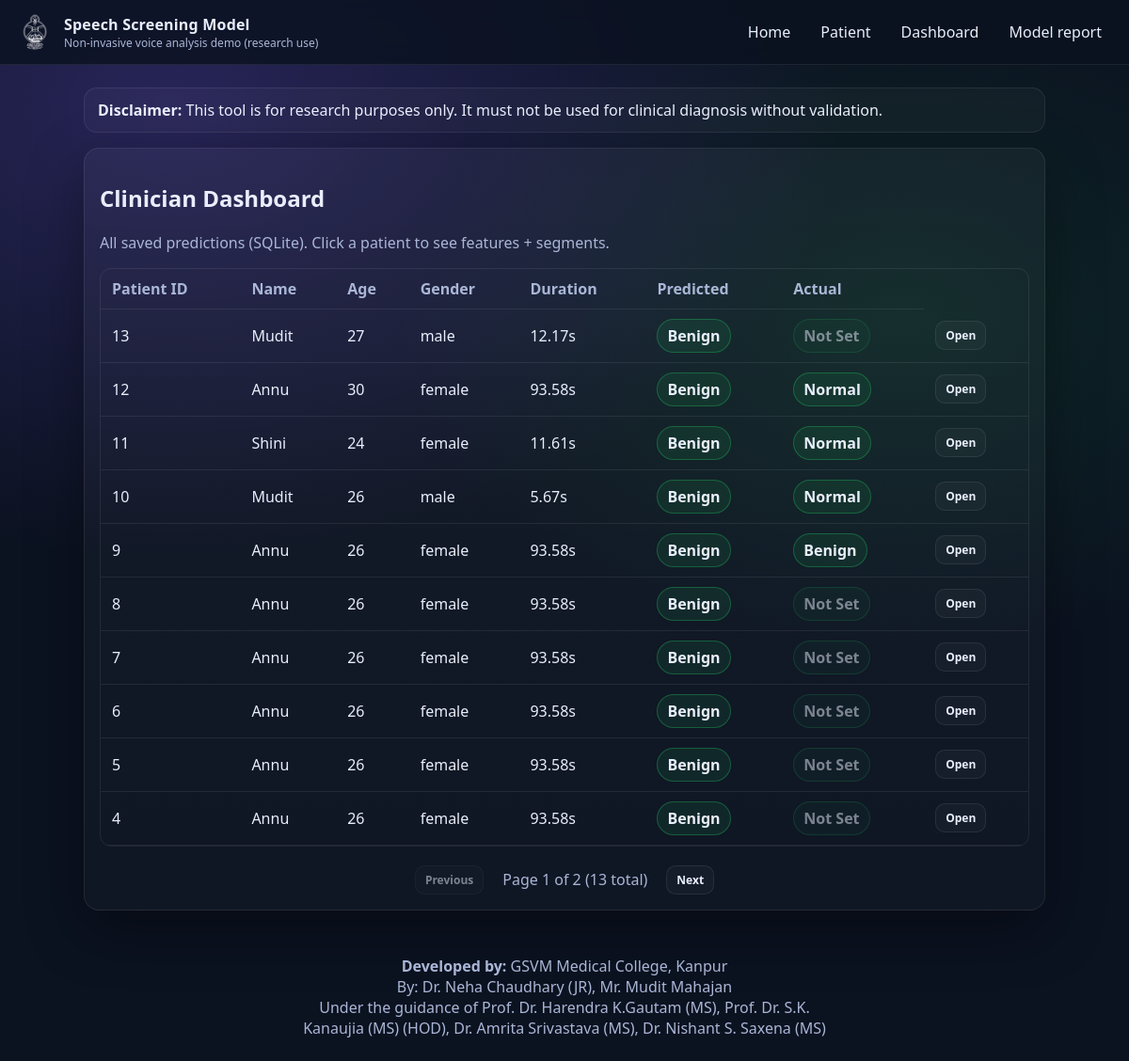
Page /dashboard on the earlier database version.
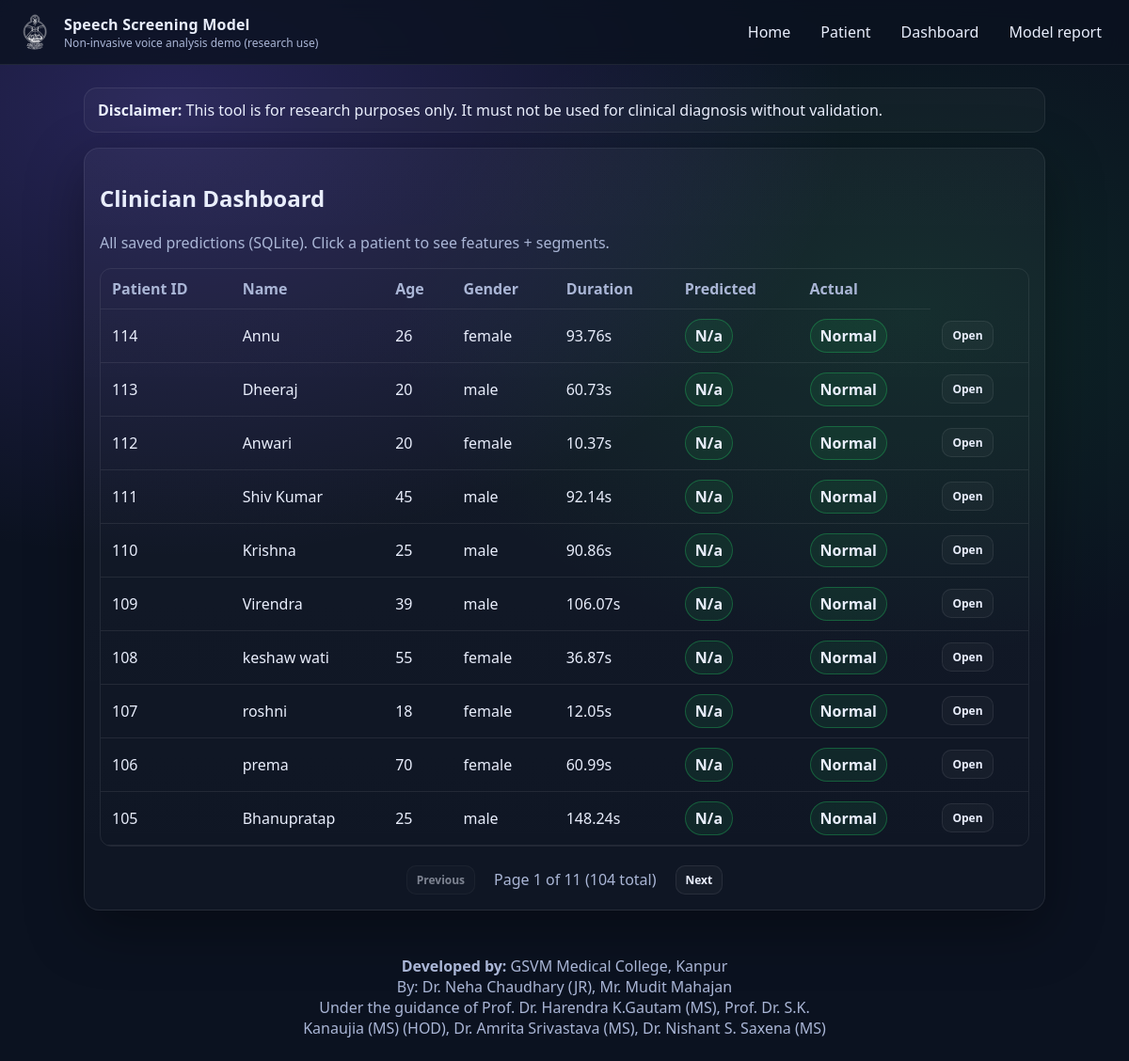
Same page on the later database version.
### app/models_db.py (models this page shows)
class Patients(SQLModel, table=True):
    id: Optional[int] = Field(default=None, primary_key = True)
    name: str
    age: int
    gender: str  # "male" / "female"
    created_at: datetime = Field(default_factory=datetime.now)
    audio_path: str
    duration_sec: float
    actual_label: Optional[str] = None
    predicted_label: Optional[str] = None
    predicted_proba_json: Optional[str] = None
    segments: list["SegmentPredictions"] = Relationship(back_populates = "patient")

### app/main.py (the view)
@app.get("/dashboard", response_class=HTMLResponse)
def dashboard(request: Request, page: int = 1, session: Session = Depends(get_session)):
    per_page = 10
    offset = (page - 1) * per_page
    total_count = session.exec(select(Patients)).all()
    total_pages = (len(total_count) + per_page - 1) // per_page
    rows = session.exec(
        select(Patients)
        .order_by(Patients.created_at.desc())
        .offset(offset)
        .limit(per_page)
        ).all()
    label_map = {
        "0": "Benign",
        "1": "Malignant",
        "2": "Normal",
    }
    mapped_rows = []
    for row in rows:
        predicted_label_display = label_map.get(
            row.predicted_label,
            row.predicted_label.capitalize() if row.predicted_label else 'N/A'
        )
        if predicted_label_display not in label_map:
            predicted_label_display = predicted_label_display.capitalize()
        actual_display = None
        if row.actual_label:
            actual_display = label_map.get(row.actual_label, row.actual_label.capitalize())
        mapped_rows.append({
            "id": row.id,
            "name": row.name,
            "age": row.age,
            "gender": row.gender,
            "duration_sec": row.duration_sec,
            "predicted_label": predicted_label_display,
            "actual_label": actual_display,
        })
    return templates.TemplateResponse("dashboard.html",
        {
            "request": request,
            "rows": mapped_rows,
            "page": page,
            "total_pages": total_pages,
            "total_count": len(total_count),
        },
    )

### app/templates/dashboard.html
{% extends "base.html" %}
{% block content %}
<section class="card">
  <h2>Clinician Dashboard</h2>
  <p class="muted">All saved predictions (SQLite). Click a patient to see features + segments.</p>
  <div class="tableWrap">
    <table class="table">
      <thead>
        <tr>
          <th>Patient ID</th><th>Name</th><th>Age</th><th>Gender</th><th>Duration</th><th>Predicted</th><th>Actual</th>
        </tr>
      </thead>
      <tbody>
      {% for r in rows %}
        <tr>
          <td>{{ r.id }}</td>
          <td>{{ r.name }}</td>
          <td>{{ r.age }}</td>
          <td>{{ r.gender }}</td>
          <td>{{ "%.2f"|format(r.duration_sec) }}s</td>
          <td><span class="tag">{{ r.predicted_label }}</span></td>
          <td>
            {% if r.actual_label %}
              <span class="tag">{{ r.actual_label }}</span>
            {% else %}
              <span class="tag" style="opacity: 0.5;">Not Set</span>
            {% endif %}
          </td>
          <td><a class="btn small" href="/dashboard/patient/{{ r.id }}">Open</a></td>
        </tr>
      {% endfor %}
      </tbody>
    </table>
  </div>
  {% if total_pages > 1 %}
  <div style="margin-top: 20px; display: flex; justify-content: center; align-items: center; gap: 10px;">
    {% if page > 1 %}
      <a href="/dashboard?page={{ page - 1 }}" class="btn small">Previous</a>
    {% else %}
      <span class="btn small" style="opacity: 0.5; cursor: not-allowed;">Previous</span>
    {% endif %}
    <span class="muted" style="padding: 0 10px;">
      Page {{ page }} of {{ total_pages }} ({{ total_count }} total)
    </span>
    {% if page < total_pages %}
      <a href="/dashboard?page={{ page + 1 }}" class="btn small">Next</a>
    {% else %}
      <span class="btn small" style="opacity: 0.5; cursor: not-allowed;">Next</span>
    {% endif %}
  </div>
  {% endif %}
</section>
{% endblock %}

Differences in the rows shown:
no longer on this page (row edited): Patients: id "13", name "Mudit", age "27", gender "male", duration_sec "12.17", predicted_label "Benign", shows "Not Set"
removed Patients: id "12", name "Annu", age "30", gender "female", duration_sec "93.58", predicted_label "Benign", actual_label "Normal"
removed Patients: id "11", name "Shini", age "24", gender "female", duration_sec "11.61", predicted_label "Benign", actual_label "Normal"
no longer on this page (row edited): Patients: id "10", name "Mudit", age "26", gender "male", duration_sec "5.67", predicted_label "Benign", actual_label "Normal"
no longer on this page (row edited): Patients: id "9", name "Annu", age "26", gender "female", duration_sec "93.58", predicted_label "Benign", actual_label "Benign"
no longer on this page (row edited): Patients: id "8", name "Annu", age "26", gender "female", duration_sec "93.58", predicted_label "Benign", shows "Not Set"
no longer on this page (row edited): Patients: id "7", name "Annu", age "26", gender "female", duration_sec "93.58", predicted_label "Benign", shows "Not Set"
no longer on this page (row edited): Patients: id "6", name "Annu", age "26", gender "female", duration_sec "93.58", predicted_label "Benign", shows "Not Set"
no longer on this page (row edited): Patients: id "5", name "Annu", age "26", gender "female", duration_sec "93.58", predicted_label "Benign", shows "Not Set"
no longer on this page (row edited): Patients: id "4", name "Annu", age "26", gender "female", duration_sec "93.58", predicted_label "Benign", shows "Not Set"
added Patients: id "114", name "Annu", age "26", gender "female", duration_sec "93.76", predicted_label "N/a", actual_label "Normal"
added Patients: id "113", name "Dheeraj", age "20", gender "male", duration_sec "60.73", predicted_label "N/a", actual_label "Normal"
added Patients: id "112", name "Anwari", age "20", gender "female", duration_sec "10.37", predicted_label "N/a", actual_label "Normal"
added Patients: id "111", name "Shiv Kumar", age "45", gender "male", duration_sec "92.14", predicted_label "N/a", actual_label "Normal"
added Patients: id "110", name "Krishna", age "25", gender "male", duration_sec "90.86", predicted_label "N/a", actual_label "Normal"
added Patients: id "109", name "Virendra", age "39", gender "male", duration_sec "106.07", predicted_label "N/a", actual_label "Normal"
added Patients: id "108", name "keshaw wati", age "55", gender "female", duration_sec "36.87", predicted_label "N/a", actual_label "Normal"
added Patients: id "107", name "roshni", age "18", gender "female", duration_sec "12.05", predicted_label "N/a", actual_label "Normal"
added Patients: id "106", name "prema", age "70", gender "female", duration_sec "60.99", predicted_label "N/a", actual_label "Normal"
added Patients: id "105", name "Bhanupratap", age "25", gender "male", duration_sec "148.24", predicted_label "N/a", actual_label "Normal"
Other differences:
{{ total_pages }}: "2" → "11"
{{ total_count }}: "13" → "104"
